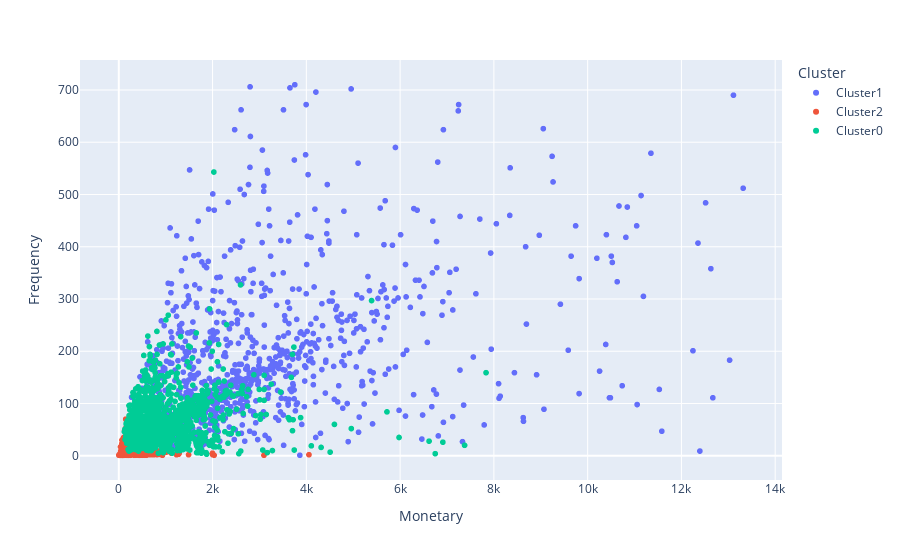

The notebook cell this image was saved under:
### Code cell
# Frequency V/s Monetary
fig = px.scatter(RFM_data,x = 'Monetary',y = 'Frequency', color = 'Cluster')
fig.show()

### Figure 1 — Plotly figure (JSON) as saved in the notebook; plotly's stock layout.template omitted (floating-point values rounded to 4 significant figures; data arrays with more than 128 entries replaced by an {"elided": "..."} marker saying what was removed)
{"data": [{"hovertemplate": "Cluster=Cluster1<br>Monetary=%{x}<br>Frequency=%{y}<extra></extra>", "legendgroup": "Cluster1", "marker": {"color": "#636efa", "symbol": "circle"}, "mode": "markers", "name": "Cluster1", "showlegend": true, "type": "scattergl", "x": {"elided": "992 float values"}, "xaxis": "x", "y": {"elided": "992 int values"}, "yaxis": "y"}, {"hovertemplate": "Cluster=Cluster2<br>Monetary=%{x}<br>Frequency=%{y}<extra></extra>", "legendgroup": "Cluster2", "marker": {"color": "#EF553B", "symbol": "circle"}, "mode": "markers", "name": "Cluster2", "showlegend": true, "type": "scattergl", "x": {"elided": "1256 float values"}, "xaxis": "x", "y": {"elided": "1256 int values"}, "yaxis": "y"}, {"hovertemplate": "Cluster=Cluster0<br>Monetary=%{x}<br>Frequency=%{y}<extra></extra>", "legendgroup": "Cluster0", "marker": {"color": "#00cc96", "symbol": "circle"}, "mode": "markers", "name": "Cluster0", "showlegend": true, "type": "scattergl", "x": {"elided": "1599 float values"}, "xaxis": "x", "y": {"elided": "1599 int values"}, "yaxis": "y"}], "layout": {"legend": {"title": {"text": "Cluster"}, "tracegroupgap": 0}, "margin": {"t": 60}, "xaxis": {"anchor": "y", "domain": [0, 1], "title": {"text": "Monetary"}}, "yaxis": {"anchor": "x", "domain": [0, 1], "title": {"text": "Frequency"}}}}
